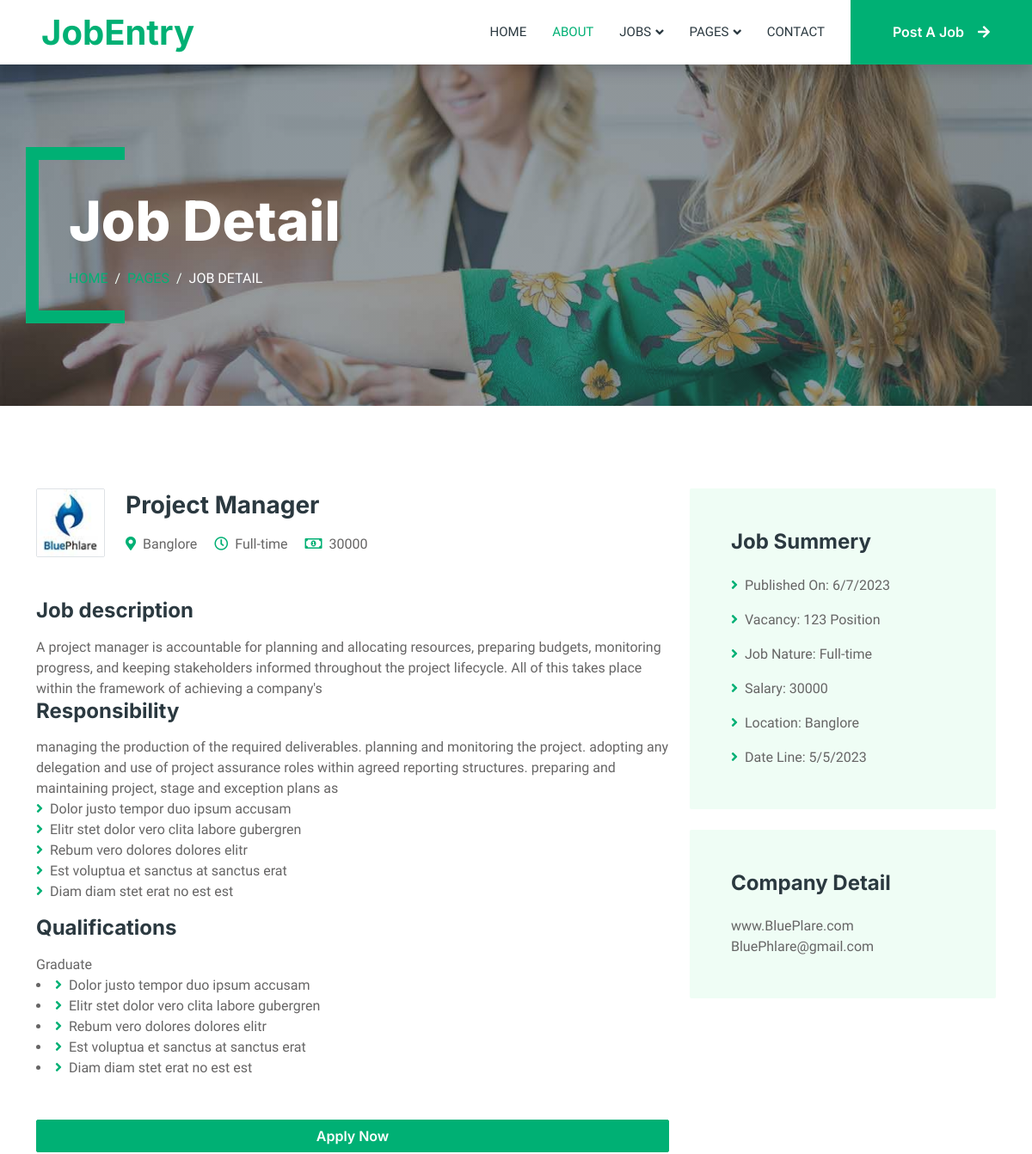
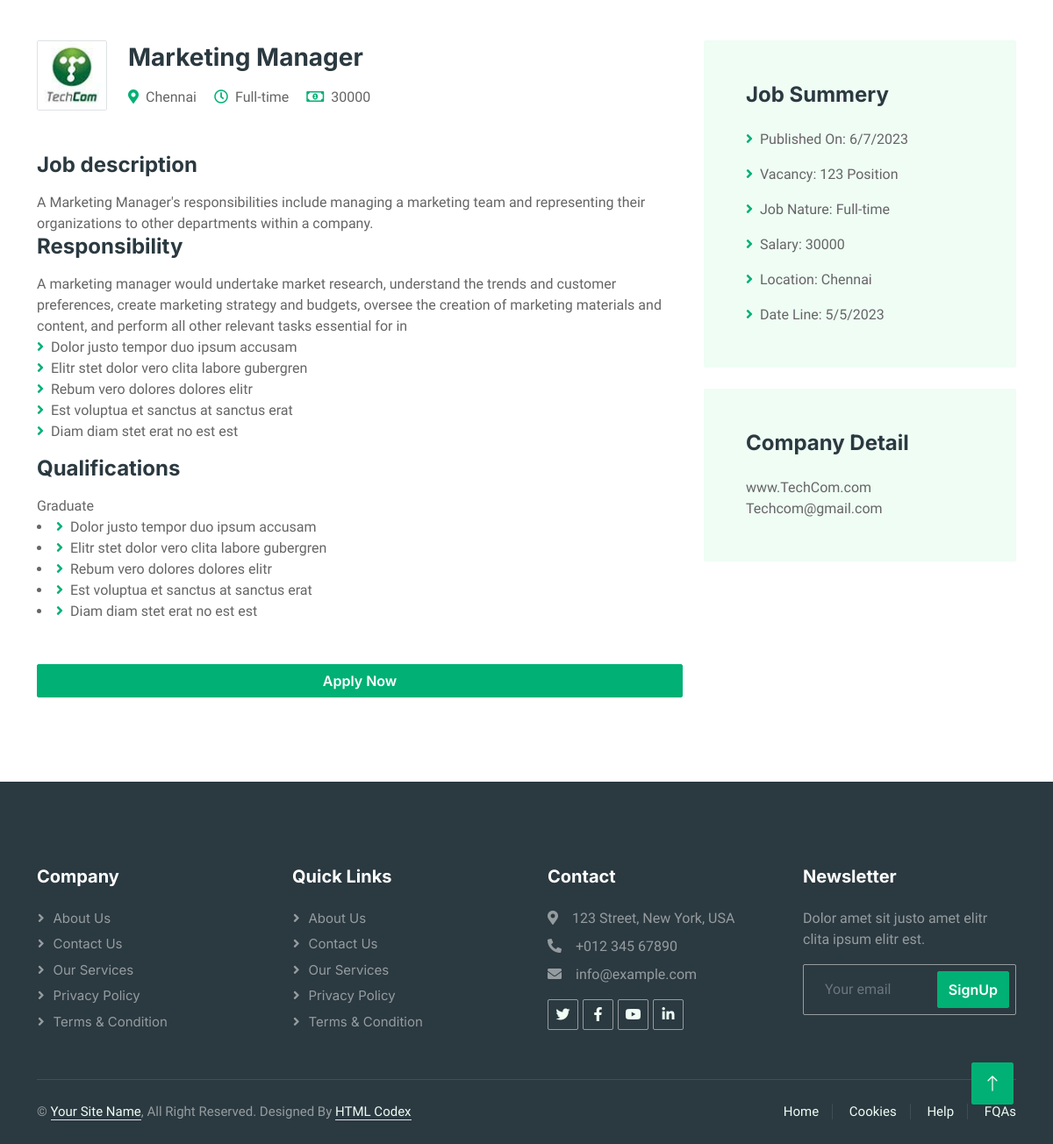
/job-detail, run on the app's committed database (2 pictures, top to bottom).
### jobapp/models.py (models this page shows, shortened)
class JobDetails(models.Model):
    job=models.ForeignKey(Job,null=True,verbose_name="job_title",on_delete=models.CASCADE)
    company_logo=models.ImageField(upload_to='JobDetails',blank=True,null=True,verbose_name="company_logo")
    location=models.CharField(max_length=100,null=True)
    job_nature=models.CharField(max_length=100)
    salary=models.IntegerField()
    job_description=models.TextField(max_length=250)
    responsibilities=models.TextField(max_length=250)
    qualifications=models.CharField(max_length=250)
    companywebsite=models.CharField(max_length=200)
    companyemail=models.EmailField(max_length=200)
    contact=models.CharField(max_length=20)
    experience=models.CharField(max_length=20)
    Date_line=models.CharField(max_length=30)
    published_on=models.CharField(max_length=20)

class Job(models.Model):
    title=models.CharField(max_length=150,verbose_name="job Title")
    slug=models.SlugField(max_length=160,verbose_name="job slug")
    company_logo=models.ImageField(upload_to='Job',blank=True,null=True,verbose_name="company_logo")
    location=models.CharField(max_length=200,null=True)
    job_nature=models.CharField(max_length=200,null=True)
    salary=models.IntegerField()
    category=models.ForeignKey(Category,verbose_name="job_category",null=True,on_delete=models.CASCADE)
    Date_line=models.CharField(max_length=20)
    is_active=models.BooleanField(verbose_name="Is Active",null=True)
    is_featured=models.BooleanField(verbose_name="Is Featured",null=True)
    def __str__(self):
        return self.title

### jobapp/views.py (the view)
# urls.py: path('job-detail',views.jobdetail,name='jobdetail'),
def jobdetail(request):
    jobdet=JobDetails.objects.all()
    return render(request,'job-detail.html',{'jobdet':jobdet})

### templates/job-detail.html (shortened to what this page needs)
{% load static  %}
<!DOCTYPE html>
<html lang="en">
<head>
    <link href="https://cdnjs.cloudflare.com/ajax/libs/font-awesome/5.10.0/css/all.min.css" rel="stylesheet">
    <link href="https://cdn.jsdelivr.net/npm/bootstrap-icons@1.4.1/font/bootstrap-icons.css" rel="stylesheet">
    <link href="{% static 'lib/animate/animate.min.css' %}" rel="stylesheet">
    <link href="{% static 'lib/owlcarousel/assets/owl.carousel.min.css' %}" rel="stylesheet">
    <link href="{% static 'css/bootstrap.min.css' %}" rel="stylesheet">
    <link href="{% static 'css/style.css' %}" rel="stylesheet">
</head>
<body>
    <div class="container-xxl bg-white p-0">
        <nav class="navbar navbar-expand-lg bg-white navbar-light shadow sticky-top p-0">
            <a href="index.html" class="navbar-brand d-flex align-items-center text-center py-0 px-4 px-lg-5">
                <h1 class="m-0 text-primary">JobEntry</h1>
            </a>
            <div class="collapse navbar-collapse" id="navbarCollapse">
                <div class="navbar-nav ms-auto p-4 p-lg-0">
                    <a href="{% url 'index' %}" class="nav-item nav-link">Home</a>
                    <a href="{% url 'about' %}" class="nav-item nav-link active">About</a>
                    <div class="nav-item dropdown">
                        <a href="#" class="nav-link dropdown-toggle" data-bs-toggle="dropdown">Jobs</a>
                    </div>
                    <div class="nav-item dropdown">
                        <a href="#" class="nav-link dropdown-toggle" data-bs-toggle="dropdown">Pages</a>
                    </div>
                    <a href="{% url 'contact' %}" class="nav-item nav-link">Contact</a>
                </div>
                <a href="" class="btn btn-primary rounded-0 py-4 px-lg-5 d-none d-lg-block">Post A Job<i class="fa fa-arrow-right ms-3"></i></a>
            </div>
        </nav>
        <div class="container-xxl py-5 bg-dark page-header mb-5">
            <div class="container my-5 pt-5 pb-4">
                <h1 class="display-3 text-white mb-3 animated slideInDown">Job Detail</h1>
                <nav aria-label="breadcrumb">
                    <ol class="breadcrumb text-uppercase">
                        <li class="breadcrumb-item"><a href="#">Home</a></li>
                        <li class="breadcrumb-item"><a href="#">Pages</a></li>
                        <li class="breadcrumb-item text-white active" aria-current="page">Job Detail</li>
                    </ol>
                </nav>
            </div>
        </div>
        <div class="container-xxl py-5 wow fadeInUp" data-wow-delay="0.1s">
            <div class="container">
                <div class="row gy-5 gx-4">
                    {% if jobdet %}
                    {% for detail in jobdet %}
                    <div class="col-lg-8">
                        <div class="d-flex align-items-center mb-5">
                            <img class="flex-shrink-0 img-fluid border rounded" src="{{detail.company_logo.url}}" alt="" style="width: 80px; height: 80px;">
                            <div class="text-start ps-4">
                                <h3 class="mb-3">{{detail.job}}</h3>
                                <span class="text-truncate me-3"><i class="fa fa-map-marker-alt text-primary me-2"></i>{{detail.location}}</span>
                                <span class="text-truncate me-3"><i class="far fa-clock text-primary me-2"></i>{{detail.job_nature}}</span>
                                <span class="text-truncate me-0"><i class="far fa-money-bill-alt text-primary me-2"></i>{{detail.salary}}</span>
                            </div>
                        </div>
                        <div class="mb-5">
                            <h4 class="mb-3">Job description</h4>
                           {{detail.job_description}}
                            <h4 class="mb-3">Responsibility</h4>
                            {{detail.responsibilities}}
                            <ul class="list-unstyled">
                                <li><i class="fa fa-angle-right text-primary me-2"></i>Dolor justo tempor duo ipsum accusam</li>
                                <li><i class="fa fa-angle-right text-primary me-2"></i>Elitr stet dolor vero clita labore gubergren</li>
                                <li><i class="fa fa-angle-right text-primary me-2"></i>Rebum vero dolores dolores elitr</li>
                                <li><i class="fa fa-angle-right text-primary me-2"></i>Est voluptua et sanctus at sanctus erat</li>
                                <li><i class="fa fa-angle-right text-primary me-2"></i>Diam diam stet erat no est est</li>
                            </ul>
                            <h4 class="mb-3">Qualifications</h4>
                            {{detail.qualifications}}
                                <li><i class="fa fa-angle-right text-primary me-2"></i>Dolor justo tempor duo ipsum accusam</li>
                                <li><i class="fa fa-angle-right text-primary me-2"></i>Elitr stet dolor vero clita labore gubergren</li>
                                <li><i class="fa fa-angle-right text-primary me-2"></i>Rebum vero dolores dolores elitr</li>
                                <li><i class="fa fa-angle-right text-primary me-2"></i>Est voluptua et sanctus at sanctus erat</li>
                                <li><i class="fa fa-angle-right text-primary me-2"></i>Diam diam stet erat no est est</li>
                        </div>
                        <div class="">
                                    <div class="col-12">
                                        <a href={% url 'apply' %}>
                                        <button class="btn btn-primary w-100" type="submit">Apply Now</button></a>
                                    </div>
                        </div>
                    </div>
                    <div class="col-lg-4">
                        <div class="bg-light rounded p-5 mb-4 wow slideInUp" data-wow-delay="0.1s">
                            <h4 class="mb-4">Job Summery</h4>
                            <p><i class="fa fa-angle-right text-primary me-2"></i>Published On: {{detail.published_on}}</p>
                            <p><i class="fa fa-angle-right text-primary me-2"></i>Vacancy: 123 Position</p>
                            <p><i class="fa fa-angle-right text-primary me-2"></i>Job Nature: {{detail.job_nature}}</p>
                            <p><i class="fa fa-angle-right text-primary me-2"></i>Salary: {{detail.salary}}</p>
                            <p><i class="fa fa-angle-right text-primary me-2"></i>Location: {{detail.location}}</p>
                            <p class="m-0"><i class="fa fa-angle-right text-primary me-2"></i>Date Line: {{detail.Date_line}}</p>
                        </div>
                        <div class="bg-light rounded p-5 wow slideInUp" data-wow-delay="0.1s">
                            <h4 class="mb-4">Company Detail</h4>
                           {{detail.companywebsite}}
                           {{detail.companyemail}}
                        </div>
                    </div>
                    {% endfor %}
                    {% endif %}
                </div>
            </div>
        </div>
        <div class="container-fluid bg-dark text-white-50 footer pt-5 mt-5 wow fadeIn" data-wow-delay="0.1s">
            <div class="container py-5">
                <div class="row g-5">
                    <div class="col-lg-3 col-md-6">
                        <h5 class="text-white mb-4">Company</h5>
                        <a class="btn btn-link text-white-50" href="">About Us</a>
                        <a class="btn btn-link text-white-50" href="">Contact Us</a>
                        <a class="btn btn-link text-white-50" href="">Our Services</a>
                        <a class="btn btn-link text-white-50" href="">Privacy Policy</a>
                        <a class="btn btn-link text-white-50" href="">Terms & Condition</a>
                    </div>
                    <div class="col-lg-3 col-md-6">
                        <h5 class="text-white mb-4">Quick Links</h5>
                        <a class="btn btn-link text-white-50" href="">About Us</a>
                        <a class="btn btn-link text-white-50" href="">Contact Us</a>
                        <a class="btn btn-link text-white-50" href="">Our Services</a>
                        <a class="btn btn-link text-white-50" href="">Privacy Policy</a>
                        <a class="btn btn-link text-white-50" href="">Terms & Condition</a>
                    </div>
                    <div class="col-lg-3 col-md-6">
                        <h5 class="text-white mb-4">Contact</h5>
                        <p class="mb-2"><i class="fa fa-map-marker-alt me-3"></i>123 Street, New York, USA</p>
                        <p class="mb-2"><i class="fa fa-phone-alt me-3"></i>+012 345 67890</p>
                        <p class="mb-2"><i class="fa fa-envelope me-3"></i>info@example.com</p>
                        <div class="d-flex pt-2">
                            <a class="btn btn-outline-light btn-social" href=""><i class="fab fa-twitter"></i></a>
                            <a class="btn btn-outline-light btn-social" href=""><i class="fab fa-facebook-f"></i></a>
                            <a class="btn btn-outline-light btn-social" href=""><i class="fab fa-youtube"></i></a>
                            <a class="btn btn-outline-light btn-social" href=""><i class="fab fa-linkedin-in"></i></a>
                        </div>
                    </div>
                    <div class="col-lg-3 col-md-6">
                        <h5 class="text-white mb-4">Newsletter</h5>
                        <p>Dolor amet sit justo amet elitr clita ipsum elitr est.</p>
                        <div class="position-relative mx-auto" style="max-width: 400px;">
                            <input class="form-control bg-transparent w-100 py-3 ps-4 pe-5" type="text" placeholder="Your email">
                            <button type="button" class="btn btn-primary py-2 position-absolute top-0 end-0 mt-2 me-2">SignUp</button>
                        </div>
                    </div>
                </div>
            </div>
            <div class="container">
                <div class="copyright">
                    <div class="row">
                        <div class="col-md-6 text-center text-md-start mb-3 mb-md-0">
                            &copy; <a class="border-bottom" href="#">Your Site Name</a>, All Right Reserved.
							Designed By <a class="border-bottom" href="">HTML Codex</a>
                        </div>
                        <div class="col-md-6 text-center text-md-end">
                            <div class="footer-menu">
                                <a href="">Home</a>
                                <a href="">Cookies</a>
                                <a href="">Help</a>
                                <a href="">FQAs</a>
                            </div>
                        </div>
                    </div>
                </div>
            </div>
        </div>
        <a href="#" class="btn btn-lg btn-primary btn-lg-square back-to-top"><i class="bi bi-arrow-up"></i></a>
    </div>
</body>
</html>

### static/css/style.css (style rules this page uses)
:root { --primary: #00B074; --secondary: #2B9BFF; --light: #EFFDF5; --dark: #2B3940; }
.back-to-top { position: fixed; display: none; right: 45px; bottom: 45px; z-index: 99; }
.btn { font-family: 'Inter', sans-serif; font-weight: 600; transition: .5s; }
.btn.btn-primary, .btn.btn-secondary { color: #FFFFFF; }
.btn-lg-square { width: 48px; height: 48px; }
.btn-square, .btn-sm-square, .btn-lg-square { padding: 0; display: flex; align-items: center; justify-content: center; font-weight: normal; border-radius: 2px; }
.navbar .dropdown-toggle::after { border: none; content: "\f107"; font-family: "Font Awesome 5 Free"; font-weight: 900; vertical-align: middle; margin-left: 5px; transition: .5s; }
.navbar-dark .navbar-nav .nav-link, .navbar-light .navbar-nav .nav-link { margin-right: 30px; padding: 25px 0; color: #FFFFFF; font-size: 15px; text-transform: uppercase; outline: none; }
.navbar-dark .navbar-nav .nav-link:hover, .navbar-dark .navbar-nav .nav-link.active, .navbar-light .navbar-nav .nav-link:hover, .navbar-light .navbar-nav .nav-link.active { color: var(--primary); }
.navbar-light .navbar-brand, .navbar-light a.btn { height: 75px; }
.navbar-light .navbar-nav .nav-link { color: var(--dark); font-weight: 500; }
.navbar-light.sticky-top { top: -100px; transition: .5s; }
.header-carousel .container, .page-header .container { position: relative; padding: 45px 0 45px 35px; border-left: 15px solid var(--primary); }
.header-carousel .container::before, .header-carousel .container::after, .page-header .container::before, .page-header .container::after { position: absolute; content: ""; top: 0; left: 0; width: 100px; height: 15px; background: var(--primary); }
.header-carousel .container::after, .page-header .container::after { top: 100%; margin-top: -15px; }
.page-header { background: linear-gradient(rgba(43, 57, 64, .5), rgba(43, 57, 64, .5)), url(../img/carousel-1.jpg) center center no-repeat; background-size: cover; }
.breadcrumb-item + .breadcrumb-item::before { color: var(--light); }
.footer .btn.btn-social { margin-right: 5px; width: 35px; height: 35px; display: flex; align-items: center; justify-content: center; color: var(--light); border: 1px solid rgba(255,255,255,0.5); border-radius: 2px; transition: .3s; }
.footer .btn.btn-link { display: block; margin-bottom: 5px; padding: 0; text-align: left; font-size: 15px; font-weight: normal; text-transform: capitalize; transition: .3s; }
.footer .btn.btn-link::before { position: relative; content: "\f105"; font-family: "Font Awesome 5 Free"; font-weight: 900; margin-right: 10px; }
.footer .form-control { border-color: rgba(255,255,255,0.5); }
.footer .copyright { padding: 25px 0; font-size: 15px; border-top: 1px solid rgba(256, 256, 256, .1); }
.footer .copyright a { color: var(--light); }
.footer .footer-menu a { margin-right: 15px; padding-right: 15px; border-right: 1px solid rgba(255, 255, 255, .1); }
.footer .footer-menu a:last-child { margin-right: 0; padding-right: 0; border-right: none; }

### data on the page
JobDetails: company_logo (picture), job "Project Manager", location "Banglore", job_nature "Full-time", salary "30000", job_description "A project manager is accountable for planning and allocating resources, preparing budgets, monitoring progress, and keeping stakeholders informed throughout the project lifecycle. All of this takes place within the framework of achieving a company's", responsibilities "managing the production of the required deliverables. planning and monitoring the project. adopting any delegation and use of project assurance roles within agreed reporting structures. preparing and maintaining project, stage and exception plans as", qualifications "Graduate", published_on "6/7/2023", Date_line "5/5/2023", companywebsite "www.BluePlare.com", companyemail "BluePhlare@gmail.com"
JobDetails: company_logo (picture), job "Marketing Manager", location "Chennai", job_nature "Full-time", salary "30000", job_description "A Marketing Manager's responsibilities include managing a marketing team and representing their organizations to other departments within a company.", responsibilities "A marketing manager would undertake market research, understand the trends and customer preferences, create marketing strategy and budgets, oversee the creation of marketing materials and content, and perform all other relevant tasks essential for in", qualifications "Graduate", published_on "6/7/2023", Date_line "5/5/2023", companywebsite "www.TechCom.com", companyemail "Techcom@gmail.com"
